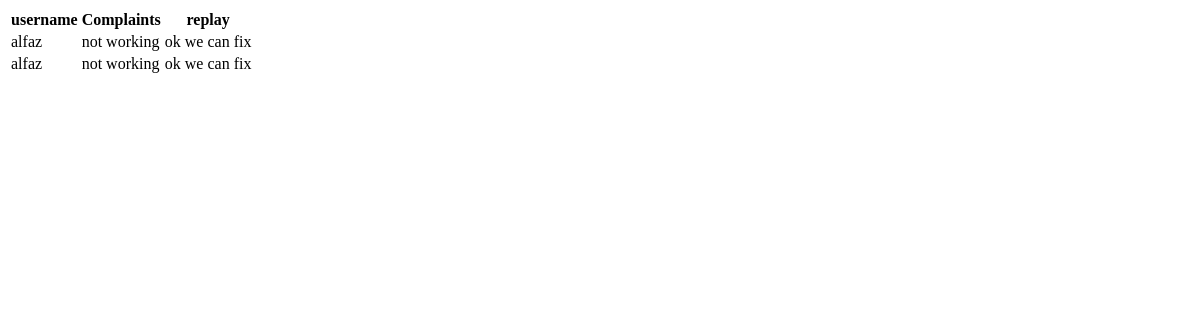
Before: /Complaints with the older database file.
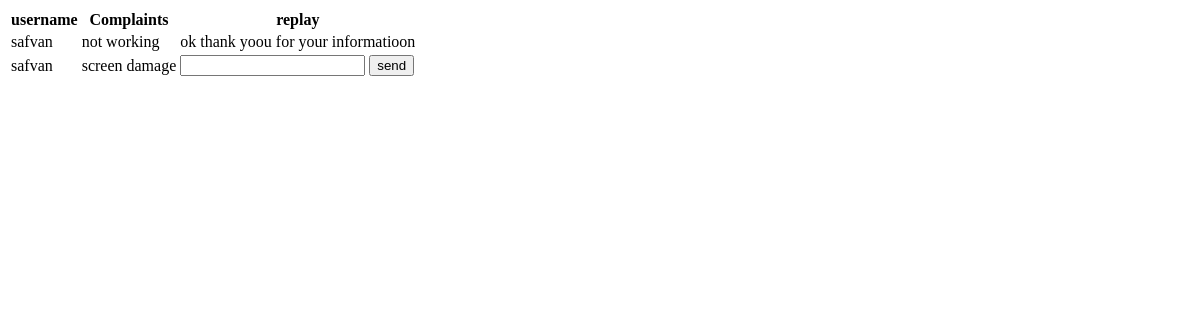
After: the same page with the newer database file.
### labtrackapp/models.py (models this page shows)
class ComplaintTable(models.Model):
    user=models.ForeignKey(UserTable,on_delete=models.CASCADE,null=True,blank=True)
    Complaint=models.CharField(max_length=100,null=True,blank=True)
    replay=models.CharField(max_length=100,null=True,blank=True)

class UserTable(models.Model):
    admissionno=models.IntegerField(null=True,blank=True)
    name=models.CharField(max_length=100,null=True,blank=True)
    program=models.CharField(max_length=100,null=True,blank=True)
    mobno=models.BigIntegerField(null=True,blank=True)
    dob=models.CharField(max_length=100,null=True,blank=True)
    gender=models.CharField(max_length=100,null=True,blank=True)
    bloodgroup=models.CharField(max_length=20,null=True,blank=True)
    semester=models.CharField(max_length=20,null=True,blank=True)
    LOGINID=models.ForeignKey(LoginTable,on_delete=models.CASCADE,null=True,blank=True)
    email=models.CharField(max_length=100,null=True,blank=True)
    Class=models.CharField(max_length=100,null=True,blank=True)

### labtrackapp/views.py (the view)
# urls.py: path('Complaints', Complaints.as_view(), name='Complaints'),
class Complaints(View):
    def get(self, requst):
        c = ComplaintTable.objects.all()
        return render(requst,'adminpanel/complaints.html',{'complaints':c})

### templates/adminpanel/complaints.html (shortened to what this page needs)
<!DOCTYPE html>
<html lang="en">
<head>
</head>
<body>
    <table>
    <tr>
        <th>username</th>
        <th>Complaints</th>
        <th>replay</th>
    </tr>
    {% for i in complaints %}
    <tr>
        <td>{{ i.user.name }}</td>
        <td>{{ i.Complaint }}</td>
        <td>{% if i.replay %}
            {{ i.replay }}
            {% else %}
            <form method="post" action="/reply/{{i.id}}">
                <input type="text" name="replay">
                <button type="submit">send</button>
            </form>
            {% endif %}
        </td>
    </tr>
    {% endfor %}
    </table>
</body>
</html>

Changed rows visible on the page:
removed ComplaintTable: user.name "alfaz", Complaint "not working", replay "ok we can fix"
removed ComplaintTable: user.name "alfaz", Complaint "not working", replay "ok we can fix"
added ComplaintTable: user.name "safvan", Complaint "not working", replay "ok thank yoou for your informatioon"
added ComplaintTable: user.name "safvan", Complaint "screen damage"
